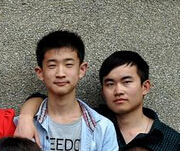
%> input picture MATLAB优化算法案例分析与应用（进阶篇）11-20章程序下载/第16章/1.jpg, 180 x 151 px
$ octave ysw16_1.m   (GNU Octave 9; MATLAB toolbox functions it lacks are replaced by stand-ins)
%> lines starting %> are read from the running program, lines starting %| are printed output that depends on the picture
### MATLAB优化算法案例分析与应用（进阶篇）11-20章程序下载/第16章/rgb2hsv.m
function [h,s,v] = rgb2hsv(r,g,b)
%RGB2HSV Convert red-green-blue colors to hue-saturation-value.
% 色度(H)和饱和度(S)、亮度(V)
switch nargin
  case 1,  % 输入一个量，即一副RGB图像
     validateattributes(r, {'uint8', 'uint16', 'double', 'single'}, {'real'}, mfilename, 'RGB', 1);

     if isa(r, 'uint8'),     % 图像数据类型uint8
        r = double(r) / 255;
     elseif isa(r, 'uint16')  % 是否为uint16
        r = double(r) / 65535;
     end
  case 3,  % 输入为RGB三通道数据
     validateattributes(r, {'uint8', 'uint16', 'double', 'single'}, {'real'}, mfilename, 'R', 1);
     validateattributes(g, {'uint8', 'uint16', 'double', 'single'}, {'real'}, mfilename, 'G', 2);
     validateattributes(b, {'uint8', 'uint16', 'double', 'single'}, {'real'}, mfilename, 'B', 3);

     if isa(r, 'uint8'),
        r = double(r) / 255;
     elseif isa(r, 'uint16')
        r = double(r) / 65535;
     end

     if isa(g, 'uint8'),
        g = double(g) / 255;
     elseif isa(g, 'uint16')
        g = double(g) / 65535;
     end

     if isa(b, 'uint8'),
        b = double(b) / 255;
     elseif isa(b, 'uint16')
        b = double(b) / 65535;
     end

  otherwise,
      error(message('输入变量错误'));
end

threeD = (ndims(r)==3); % 判断r是否是三通道的数据

if threeD, %如果是的，分成ＲＧＢ三通道数据
  g = r(:,:,2); b = r(:,:,3); r = r(:,:,1);
  siz = size(r);
  r = r(:); g = g(:); b = b(:); % 化成一列
elseif nargin==1,
  g = r(:,2); b = r(:,3); r = r(:,1);
  siz = size(r);
else
  if ~isequal(size(r),size(g),size(b)),
    error(message('RGB三通道数据维数不相同'));
  end
  siz = size(r);
  r = r(:); g = g(:); b = b(:);
end
% 色度(H)和饱和度(S)、亮度(V)
v = max(max(r,g),b);           % 最大值
h = zeros(size(v), 'like', r); % 色度
s = (v - min(min(r,g),b));     % 饱和度
% 公式
z = ~s;
s(~s) = 1;
k = find(r == v);  % r通道
h(k) = (g(k) - b(k))./s(k);
k = find(g == v);  % g通道
h(k) = 2 + (b(k) - r(k))./s(k);
k = find(b == v);  % b通道
h(k) = 4 + (r(k) - g(k))./s(k);
h = h/6;
k = find(h < 0);
h(k) = h(k) + 1;
h(z) = 0;

tmp = s./v;
tmp(z) = 0;
k = find(v);
s(k) = tmp(k);
s(~v) = 0;

if nargout<=1,  % 输出小于等于1个变量
  if (threeD || nargin==3),
    h = reshape(h,siz);  % 变为二维矩阵
    s = reshape(s,siz);
    v = reshape(v,siz);
    h=cat(3,h,s,v);
  else
    h=[h s v];
  end
else
  h = reshape(h,siz);
  s = reshape(s,siz);
  v = reshape(v,siz);
end

### MATLAB优化算法案例分析与应用（进阶篇）11-20章程序下载/第16章/ysw16_1.m
clc,clear,close all
warning off
im=imread('1.jpg');    % 读图
%> im is the input picture: size 151x180x3 uint8; mean R, G, B 119.6, 111.6, 103.4
im_gray=rgb2gray(im);  % 转为灰度图像
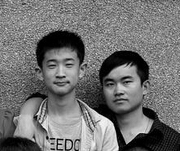
%> im_gray: size 151x180 uint8; min 0, max 245, mean 113.1
R=im(:,:,1);G=im(:,:,2);B=im(:,:,3);
%> after `R=im(:,:,1)`:
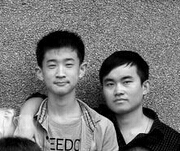
%> R: size 151x180 uint8; min 0, max 255, mean 119.6
%> after `B=im(:,:,3)`:
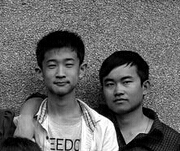
%> B: size 151x180 uint8; min 0, max 255, mean 103.4
hsv_im=rgb2hsv(R,G,B); % RGB到HSV
%> in rgb2hsv, `z = ~s;`: z = 27180 logical values, 384 true
%> in rgb2hsv, `k = find(r == v);`: k = 11529 values from 5 to 27158
%> in rgb2hsv, `k = find(g == v);`: k = 13309 values from 1 to 27168
%> in rgb2hsv, `k = find(b == v);`: k = 4760 values from 144 to 27180
%> in rgb2hsv, `k = find(h < 0);`: k = 796 values from 110 to 24294
%> in rgb2hsv, `k = find(v);`: k = 26964 values from 1 to 27180
%> in rgb2hsv, `h = reshape(h,siz);`:
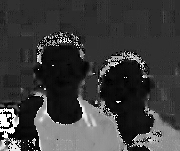
%> h: size 151x180 double; min 0, max 0.999, mean 0.24
%> in rgb2hsv, `s = reshape(s,siz);`:
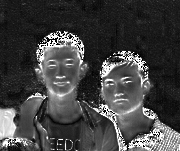
%> s: size 151x180 double; min 0, max 1, mean 0.261
%> in rgb2hsv, `v = reshape(v,siz);`:
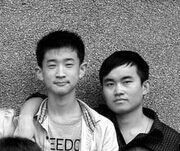
%> v: size 151x180 double; min 0, max 1, mean 0.492
%> in rgb2hsv, `h=cat(3,h,s,v);`:
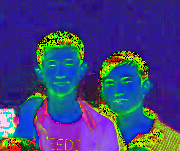
%> h: size 151x180x3 double; mean R, G, B 0.24, 0.261, 0.492
subplot(121),subimage(im) % 显示图像
axis off
title('RGB')
subplot(122),subimage(hsv_im)
axis off
title('HSV')

$ run again, with MATLAB优化算法案例分析与应用（进阶篇）11-20章程序下载/第16章/xbb.jpg copied over MATLAB优化算法案例分析与应用（进阶篇）11-20章程序下载/第16章/1.jpg
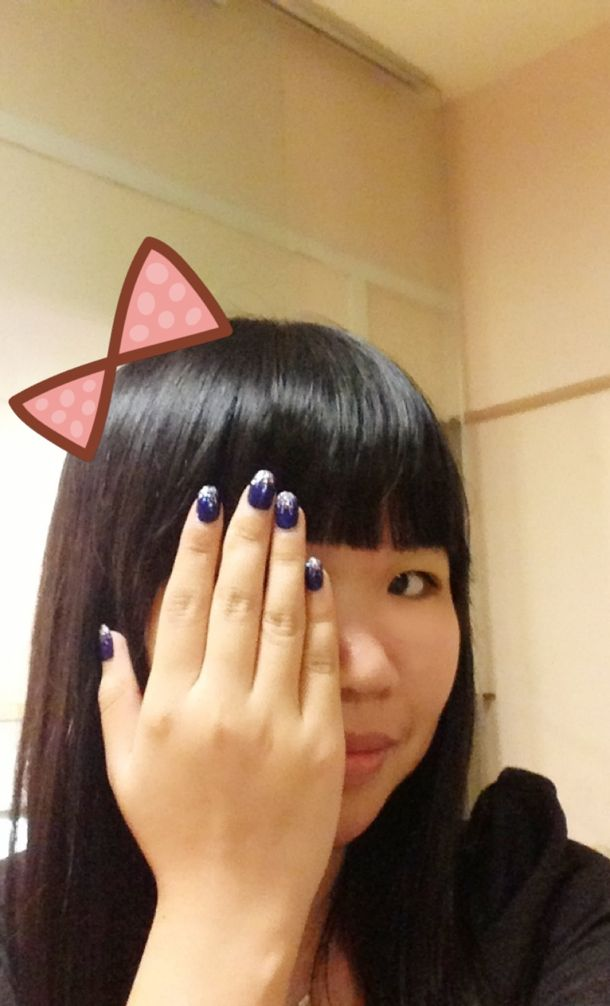
%> input picture MATLAB优化算法案例分析与应用（进阶篇）11-20章程序下载/第16章/xbb.jpg, 610 x 1006 px
%> im is the input picture: size 1006x610x3 uint8; mean R, G, B 158.1, 129.7, 98.9
%> `B=im(:,:,3)`:
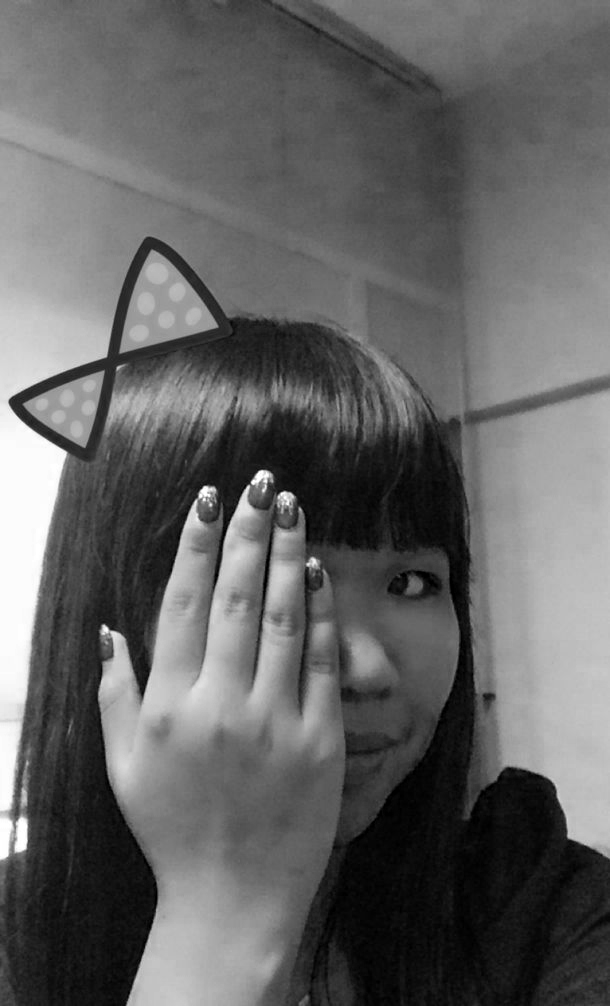
%> B: size 1006x610 uint8; min 0, max 255, mean 98.9
%> z = 613660 logical values, 1417 true
%> in rgb2hsv, `k = find(r == v);`: k = 600166 values from 1 to 613660
%> in rgb2hsv, `k = find(g == v);`: k = 18356 values from 413 to 539062
%> in rgb2hsv, `k = find(b == v);`: k = 9136 values from 823 to 508813
%> in rgb2hsv, `k = find(h < 0);`: k = 22514 values from 822 to 613648
%> in rgb2hsv, `k = find(v);`: k = 613660 values from 1 to 613660
%> in rgb2hsv, `h=cat(3,h,s,v);`:
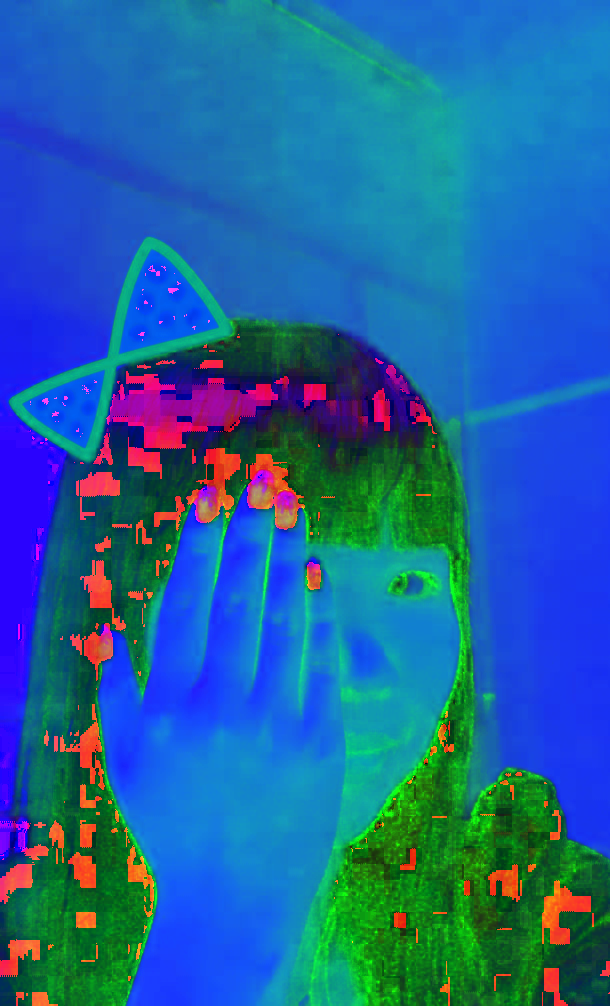
%> h: size 1006x610x3 double; mean R, G, B 0.124, 0.392, 0.621

$ run again, with MATLAB优化算法案例分析与应用（进阶篇）11-20章程序下载/第16章/xbb2.jpg copied over MATLAB优化算法案例分析与应用（进阶篇）11-20章程序下载/第16章/1.jpg
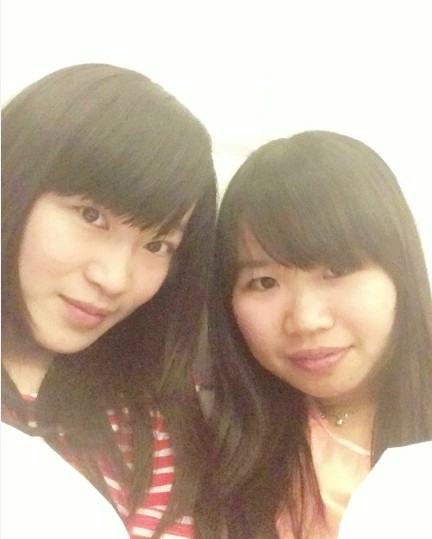
%> input picture MATLAB优化算法案例分析与应用（进阶篇）11-20章程序下载/第16章/xbb2.jpg, 432 x 539 px
%> im is the input picture: size 539x432x3 uint8; mean R, G, B 189.4, 171.9, 154.2
%> `B=im(:,:,3)`:
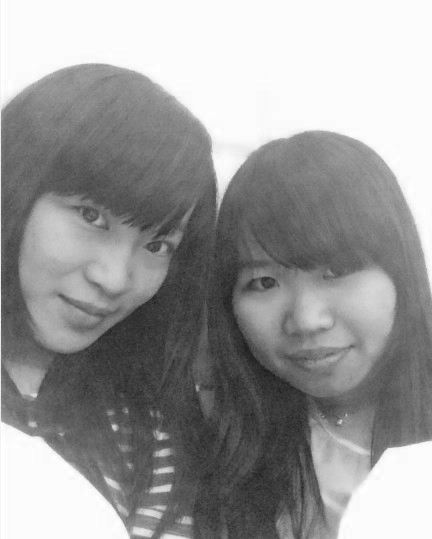
%> B: size 539x432 uint8; min 27, max 255, mean 154.2
%> z = 232848 logical values, 129 true
%> in rgb2hsv, `k = find(r == v);`: k = 167099 values from 93 to 232757
%> in rgb2hsv, `k = find(g == v);`: k = 67521 values from 81 to 232848
%> in rgb2hsv, `k = find(b == v);`: k = 576 values from 1 to 230393
%> in rgb2hsv, `k = find(h < 0);`: k = 323 values from 297 to 186475
%> in rgb2hsv, `k = find(v);`: k = 232848 values from 1 to 232848
%> in rgb2hsv, `h=cat(3,h,s,v);`:
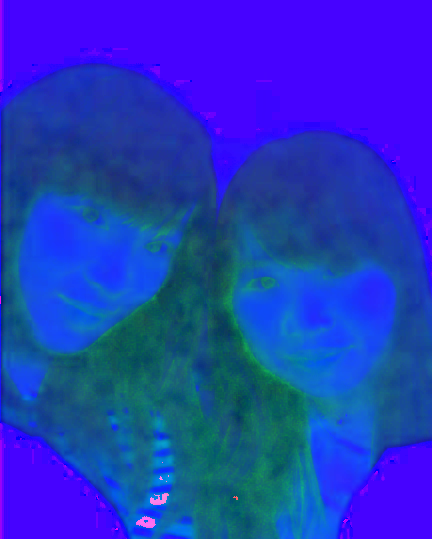
%> h: size 539x432x3 double; mean R, G, B 0.141, 0.223, 0.745
